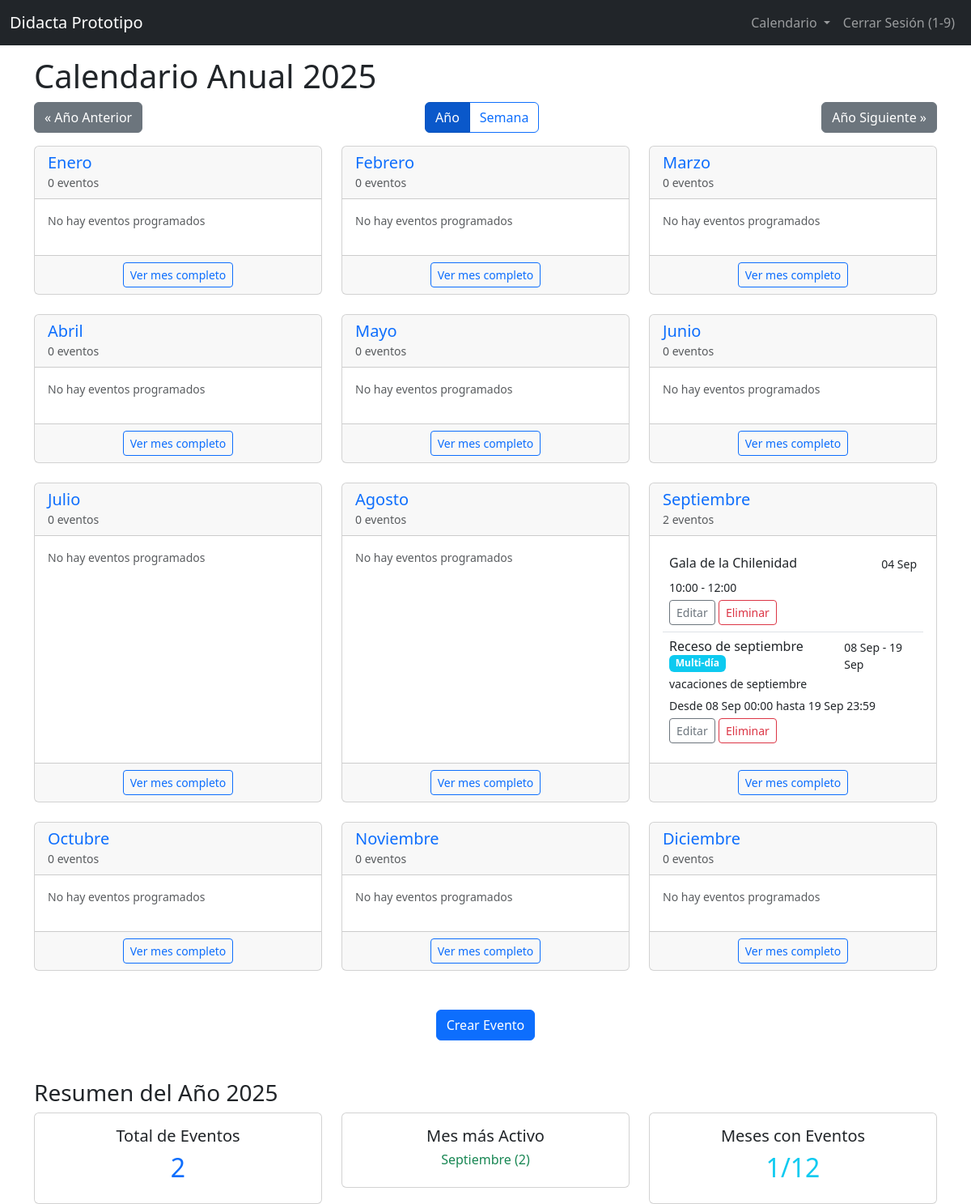
Page /calendario/ (signed in) on the committed database.
### core/models.py (models this page shows, shortened)
class Usuario(AbstractUser):
    rut = models.CharField(max_length=12, unique=True, verbose_name=_("RUT"))
    username = None  # Eliminar el campo username
    USERNAME_FIELD = "rut"
    REQUIRED_FIELDS = []
    objects = UsuarioManager()

class Evento(models.Model):
    titulo = models.CharField(max_length=200, verbose_name=_("Título"))
    descripcion = models.TextField(blank=True, null=True, verbose_name=_("Descripción"))
    fecha_inicio = models.DateTimeField(verbose_name=_("Fecha de inicio"))
    fecha_fin = models.DateTimeField(verbose_name=_("Fecha de fin"))
    usuario = models.ForeignKey(Usuario, on_delete=models.CASCADE, related_name='eventos', verbose_name=_("Usuario"))
    objects = models.Manager()  # Agregar explícitamente el manager
    class Meta:
        verbose_name = _("Evento")
        verbose_name_plural = _("Eventos")
        ordering = ['fecha_inicio']

### core/views.py (the view, shortened to what this page needs)
# urls.py: path("", views.calendario_view, name="calendario"),
@login_required
def calendario_view(request, year=None, month=None, day=None):
    today = date.today()
    year = int(year) if year else today.year
    if day is not None:
        month = int(month) if month else today.month
        day = int(day)
        selected_date = date(year, month, day)
        eventos_dia = Evento.objects.filter(
            usuario=request.user,
            fecha_inicio__date__lte=selected_date,  # Inicia en o antes de esta fecha
            fecha_fin__date__gte=selected_date      # Termina en o después de esta fecha
        ).order_by("fecha_inicio")
        return render(request, "core/calendario_diario.html", {
            "selected_date": selected_date,
            "eventos": eventos_dia,
            "is_admin": request.user.is_superuser
        })
    else:
        nombres_meses = [
            '', 'Enero', 'Febrero', 'Marzo', 'Abril', 'Mayo', 'Junio',
            'Julio', 'Agosto', 'Septiembre', 'Octubre', 'Noviembre', 'Diciembre'
        ]
        meses_con_eventos = []
        total_eventos = 0
        mes_mas_activo = ""
        max_eventos_mes = 0
        meses_con_eventos_count = 0
        for mes in range(1, 13):
            nombre_mes = nombres_meses[mes]
            primer_dia_mes = datetime(year, mes, 1).date()
            if mes == 12:
                ultimo_dia_mes = datetime(year + 1, 1, 1).date() - timedelta(days=1)
            else:
                ultimo_dia_mes = datetime(year, mes + 1, 1).date() - timedelta(days=1)
            eventos_mes = Evento.objects.filter(
                usuario=request.user,
                fecha_inicio__date__lte=ultimo_dia_mes,  # Inicia en o antes del último día del mes
                fecha_fin__date__gte=primer_dia_mes      # Termina en o después del primer día del mes
            ).order_by("fecha_inicio")
            cantidad_eventos = eventos_mes.count()
            total_eventos += cantidad_eventos
            if cantidad_eventos > 0:
                meses_con_eventos_count += 1
            if cantidad_eventos > max_eventos_mes:
                max_eventos_mes = cantidad_eventos
                mes_mas_activo = nombre_mes
            meses_con_eventos.append({
                'numero': mes,
                'nombre': nombre_mes,
                'eventos': eventos_mes,
                'cantidad': cantidad_eventos
            })
        return render(request, "core/calendario_anual.html", {
            "year": year,
            "meses_con_eventos": meses_con_eventos,
            "total_eventos": total_eventos,
            "mes_mas_activo": mes_mas_activo,
            "max_eventos_mes": max_eventos_mes,
            "meses_con_eventos_count": meses_con_eventos_count,
            "is_admin": request.user.is_superuser
        })

### core/templates/core/calendario_anual.html (shortened to what this page needs)
{% extends "base.html" %}
{% block content %}
    <h1>Calendario Anual {{ year }}</h1>
    <div class="d-flex justify-content-between mb-3">
        <a href="{% url 'calendario_anual' year|add:'-1' %}" class="btn btn-secondary">&laquo; Año Anterior</a>
        <div class="btn-group" role="group">
            <a href="#" class="btn btn-primary active">Año</a>
            <a href="{% url 'calendario_semanal_actual' %}" class="btn btn-outline-primary">Semana</a>
        </div>
        <a href="{% url 'calendario_anual' year|add:'1' %}" class="btn btn-secondary">Año Siguiente &raquo;</a>
    </div>
    <div class="row">
        {% for mes_info in meses_con_eventos %}
            <div class="col-md-4 col-sm-6 mb-4">
                <div class="card h-100">
                    <div class="card-header">
                        <h5 class="card-title mb-0">
                            <a href="{% url 'calendario_mensual' year mes_info.numero %}" class="text-decoration-none">
                                {{ mes_info.nombre }}
                            </a>
                        </h5>
                        <small class="text-muted">{{ mes_info.cantidad }} evento{{ mes_info.cantidad|pluralize }}</small>
                    </div>
                    <div class="card-body">
                        {% if mes_info.eventos %}
                            <div class="list-group list-group-flush">
                                {% for evento in mes_info.eventos|slice:":5" %}
                                    <div class="list-group-item list-group-item-action p-2">
                                        <div class="d-flex w-100 justify-content-between">
                                            <h6 class="mb-1">
                                                {{ evento.titulo }}
                                                {% if evento.fecha_inicio.date != evento.fecha_fin.date %}
                                                    <span class="badge bg-info">Multi-día</span>
                                                {% endif %}
                                            </h6>
                                            <small>
                                                {% if evento.fecha_inicio.date == evento.fecha_fin.date %}
                                                    {{ evento.fecha_inicio|date:"d M" }}
                                                {% else %}
                                                    {{ evento.fecha_inicio|date:"d M" }} - {{ evento.fecha_fin|date:"d M" }}
                                                {% endif %}
                                            </small>
                                        </div>
                                        <p class="mb-1 small">{{ evento.descripcion|truncatechars:50 }}</p>
                                        <small>
                                            {% if evento.fecha_inicio.date == evento.fecha_fin.date %}
                                                {{ evento.fecha_inicio|date:"H:i" }} - {{ evento.fecha_fin|date:"H:i" }}
                                            {% else %}
                                                Desde {{ evento.fecha_inicio|date:"d M H:i" }} hasta {{ evento.fecha_fin|date:"d M H:i" }}
                                            {% endif %}
                                        </small>
                                        {% if is_admin %}
                                            <div class="mt-1">
                                                <a href="{% url 'evento_editar' evento.pk %}" class="btn btn-sm btn-outline-secondary">Editar</a>
                                                <a href="{% url 'evento_eliminar' evento.pk %}" class="btn btn-sm btn-outline-danger">Eliminar</a>
                                            </div>
                                        {% endif %}
                                    </div>
                                {% endfor %}
                            </div>
                        {% else %}
                            <p class="text-muted small">No hay eventos programados</p>
                        {% endif %}
                    </div>
                    <div class="card-footer text-center">
                        <a href="{% url 'calendario_mensual' year mes_info.numero %}" class="btn btn-sm btn-outline-primary">Ver mes completo</a>
                    </div>
                </div>
            </div>
        {% endfor %}
    </div>
    {% if is_admin %}
        <div class="text-center mt-4">
            <a href="{% url 'evento_crear' %}" class="btn btn-primary">Crear Evento</a>
        </div>
    {% endif %}
    <div class="mt-5">
        <h3>Resumen del Año {{ year }}</h3>
        <div class="row">
            <div class="col-md-4">
                <div class="card text-center">
                    <div class="card-body">
                        <h5 class="card-title">Total de Eventos</h5>
                        <h2 class="text-primary">{{ total_eventos }}</h2>
                    </div>
                </div>
            </div>
            <div class="col-md-4">
                <div class="card text-center">
                    <div class="card-body">
                        <h5 class="card-title">Mes más Activo</h5>
                        <h6 class="text-success">
                            {% if mes_mas_activo %}
                                {{ mes_mas_activo }} ({{ max_eventos_mes }})
                            {% else %}
                                Sin eventos
                            {% endif %}
                        </h6>
                    </div>
                </div>
            </div>
            <div class="col-md-4">
                <div class="card text-center">
                    <div class="card-body">
                        <h5 class="card-title">Meses con Eventos</h5>
                        <h2 class="text-info">{{ meses_con_eventos_count }}/12</h2>
                    </div>
                </div>
            </div>
        </div>
    </div>
{% endblock %}

### core/templates/base.html (shortened to what this page needs)
<!DOCTYPE html>
<html lang="es">
<head>
    <link href="https://cdn.jsdelivr.net/npm/bootstrap@5.3.2/dist/css/bootstrap.min.css" rel="stylesheet">
</head>
<body>
    <nav class="navbar navbar-expand-lg navbar-dark bg-dark fixed-top">
        <div class="container-fluid">
            <a class="navbar-brand" href="{% url 'calendario' %}">Didacta Prototipo</a>
            <div class="collapse navbar-collapse" id="navbarNav">
                <ul class="navbar-nav ms-auto">
                    {% if user.is_authenticated %}
                        <li class="nav-item dropdown">
                            <a class="nav-link dropdown-toggle" href="#" role="button" data-bs-toggle="dropdown" aria-expanded="false">
                                Calendario
                            </a>
                        </li>
                        <li class="nav-item">
                            <a class="nav-link" href="{% url 'logout' %}">Cerrar Sesión ({{ user.rut }})</a>
                        </li>
                    {% endif %}
                </ul>
            </div>
        </div>
    </nav>
    <div class="container">
        {% block content %}
        {% endblock %}
    </div>
</body>
</html>

### core/templates/base.html (style rules this page uses)
body { padding-top: 70px; }
.navbar { margin-bottom: 20px; }

### rows in the picture
Usuario: rut "1-9"
Evento: titulo "Gala de la Chilenidad", fecha_inicio "04 Sep", fecha_inicio "10:00", fecha_fin "12:00"
Evento: titulo "Receso de septiembre", shows "Multi-día", fecha_inicio "08 Sep", fecha_fin "19 Sep", descripcion "vacaciones de septiembre", fecha_inicio "08 Sep 00:00", fecha_fin "19 Sep 23:59"

### other values in the picture
{{ mes_info.nombre }} "Enero" "Febrero" "Marzo" "Abril" "Mayo" "Junio" "Julio" "Agosto" "Septiembre" "Octubre" "Noviembre" "Diciembre"
{{ mes_info.cantidad }} "0" "0" "0" "0" "0" "0" "0" "0" "2" "0" "0" "0"
{{ total_eventos }} "2"
{{ mes_mas_activo }} "Septiembre"
{{ max_eventos_mes }} "2"
{{ meses_con_eventos_count }} "1"
